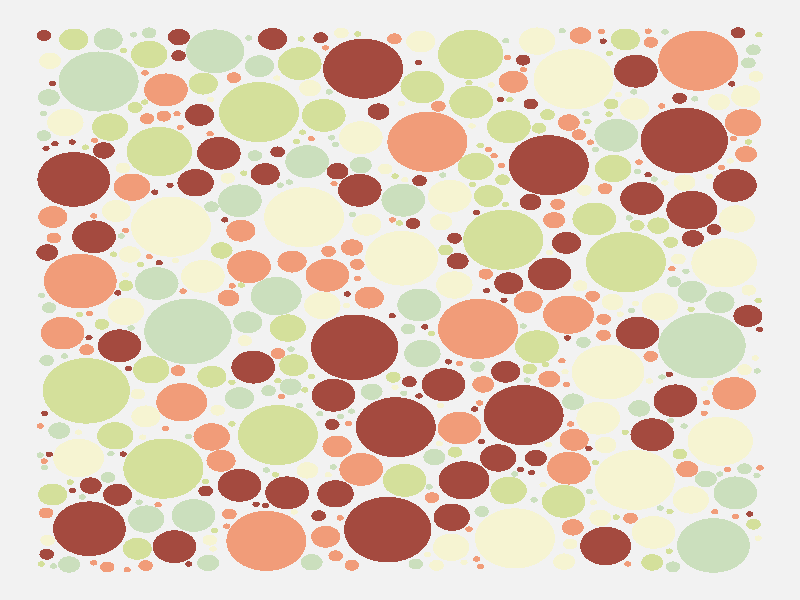
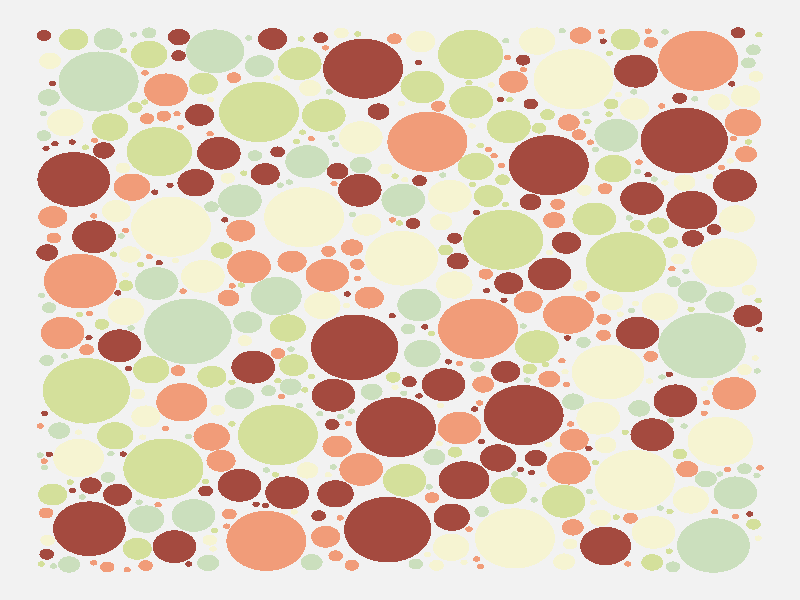

Recreate these plots in R, in order.
library(ggforce)
library(ggplot2)

grid_size <- c(200,200)

single_circle <- function (radius) {
    x = runif(n = 1, max = grid_size[1] - radius -0.01,
              min = 0 + radius - 0.01)
    y = runif(n = 1, max = grid_size[2] - radius  -0.01,
              min = 0 + radius - 0.01)
    r = radius
    
  return(c(x = x,y = y,r = r))
}

generate_circles <- function(val, attempts) {
  for (i in 1:attempts){
      b <- ifelse(val < 7, runif(1), runif(1, min = 5, max = val))
      new_circle <- single_circle(val)
      
      for (i in 1:length(values)) {
        is_circle_interesecting <- vector()
        is_circle_interesecting <- sqrt(((values[[i]][[1]] - new_circle[[1]]) ^ 2) + ((values[[i]][[2]] - new_circle[[2]]) ^ 2) ) - b > values[[i]][[3]] + new_circle[[3]]

        if (!is_circle_interesecting) {
          break
        }
        
        if (i == length(values)) {
         values[[i+1]] <<- new_circle
        }
      }
  }
}

create_layout <- function(circle_radius, seq_attempts) {

values <<- vector("list")
values[[1]] <<- single_circle(1)

mapply(FUN = generate_circles, circle_radius, seq_attempts)
dat <- as.data.frame(do.call(rbind, values))

circlecolors <- c("#d4e09b", "#f6f4d2", "#cbdfbd", "#f19c79", "#a44a3f")
dat$fillcolor <- sample(circlecolors, size = nrow(dat), replace = T)

return(dat)
}

dat <- create_layout(c(12:1), seq(10,4000,length.out = 12))

ggplot(dat)+
  geom_circle(aes(x0= x, y0 =y, r =r, fill = fillcolor),color = NA)+
  theme_void()+
  theme(
    plot.background = element_rect(fill = "gray95", color = NA),
    panel.background = element_rect(fill = "gray95", color = NA)
  )+
  scale_fill_identity()

ggsave("plot.png", width = 12, height =12, dpi = 500)
